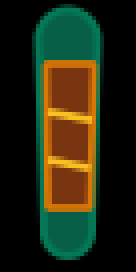
#> input picture examples/mcp-demos/archer-2d/png/arm_lower_l.png, 34 x 68 px (shown 4 times larger)
$ python -i extract_sheet.py   (imports and definitions only)
#> lines starting #> are read from the running program, lines starting #| are printed output that depends on the picture; after the words box and inside, x2 and y2 are one past the last pixel; in counts of white or black regions, pixels touching at a corner belong together
#> further down, picture is the input picture: shape (68, 34, 3); mean B, G, R 17.8, 38.9, 35.6
#!/usr/bin/env python3
# -*- coding: utf-8 -*-
"""从部件图版输出中逐格提取换皮贴图：
  1) 按 layout 裁格子 → 抠浅灰底 → 取最大连通域（画出来的那个部件）
  2) 与原始部件 alpha 做矩配准（等比缩放+中心对齐），再 ±3px 平移微调 IoU
  3) 颜色采样回原尺寸画布，alpha 沿用原部件（几何不变）
用法: python3 extract_sheet.py <painted_sheet.png> <out_dir>
"""
import json, os, sys
import numpy as np
import cv2
from PIL import Image

HERE = os.path.dirname(os.path.abspath(__file__))
FOX = os.path.abspath(os.environ.get('RESKIN_WORKDIR', os.path.join(HERE, '..', 'fox-workspace')))
LAYOUT = os.path.abspath(os.environ.get('RESKIN_LAYOUT', os.path.join(HERE, 'sheet_layout.json')))
# [1 line not run here, left out]
# [1 line that did not run here, left out]
LIMB_BONES = {'thigh_n', 'shin_n', 'paw_n', 'thigh_f', 'shin_f', 'paw_f',
              'arm_n', 'forearm_n', 'pawF_n', 'arm_f', 'forearm_f', 'pawF_f'}

def key_bg(img, thr=20):
#> called with thr = 20
    h, w = img.shape[:2]
#> h = 68; w = 34
    p = 6
    corners = np.concatenate([img[:p, :p].reshape(-1, 3), img[:p, -p:].reshape(-1, 3),
                              img[-p:, :p].reshape(-1, 3), img[-p:, -p:].reshape(-1, 3)])
#> corners = 144 rows, first 8: [0, 0, 0], [0, 0, 0], [0, 0, 0], [0, 0, 0], [0, 0, 0], [0, 0, 0], [0, 0, 0], [0, 0, 0]
    bgc = np.median(corners, axis=0)
#> bgc = [0, 0, 0]
    dist = np.sqrt(((img.astype(np.float32) - bgc) ** 2).sum(2))
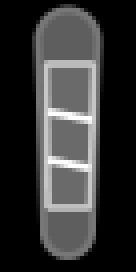
#> dist: shape (68, 34) float64 (shown 4 times larger); min 0, max 317.5, mean 64.2; drawn with min black and max white
    near = (dist < thr).astype(np.uint8)
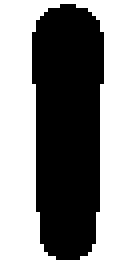
#> near: shape (68, 34) (shown 4 times larger); values 0 (black) and 1 (white), 57.4% white; 1 black region, box (x1, y1, x2, y2) and area: (8, 1, 26, 65) 986
    ff = near.copy()
    mask = np.zeros((h + 2, w + 2), np.uint8)
    for sx, sy in [(0, 0), (w - 1, 0), (0, h - 1), (w - 1, h - 1)]:
        if ff[sy, sx]:
            cv2.floodFill(ff, mask, (sx, sy), 2)
    subject = (ff != 2).astype(np.uint8)
#> subject: shape (68, 34); values 0 (black) and 1 (white), 42.6% white; 1 white region, box (x1, y1, x2, y2) and area: (8, 1, 26, 65) 986
    n, lab, stats, _ = cv2.connectedComponentsWithStats(subject, 8)
#> n = 2; stats = [[0, 0, 34, 68, 1326], [8, 1, 18, 64, 986]]
    if n > 1:
        idx = 1 + int(np.argmax(stats[1:, cv2.CC_STAT_AREA]))
#> idx = 1
        subject = (lab == idx).astype(np.uint8)
    subject = cv2.morphologyEx(subject, cv2.MORPH_CLOSE, np.ones((3, 3), np.uint8))
#> subject: shape (68, 34); values 0 (black) and 1 (white), 42.8% white; 1 white region, box (x1, y1, x2, y2) and area: (8, 0, 26, 65) 990
    return subject

# [108 lines left out: functions bleed, align_mask, main, not called in this run]

# [2 lines not run here, left out]

>>> import cv2
>>> picture = cv2.imread('../mcp-demos/archer-2d/png/arm_lower_l.png')
>>> result = key_bg(picture)

$ run again, on examples/mcp-demos/archer-2d/png/arrow_nocked.png
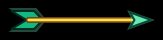
#> input picture examples/mcp-demos/archer-2d/png/arrow_nocked.png, 163 x 40 px
#> picture is the input picture: shape (40, 163, 3); mean B, G, R 13.3, 25.6, 20
#> corners = 144 rows, first 8: [0, 0, 0], [0, 0, 0], [0, 0, 0], [0, 0, 0], [0, 0, 0], [0, 0, 0], [0, 0, 0], [0, 0, 0]
#> bgc = [0, 0, 0]
#> in key_bg, `dist = np.sqrt(((img.astype(np.float32) - bgc) ** 2).sum(2))`:
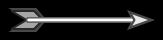
#> dist: shape (40, 163) float64; min 0, max 345.3, mean 37.9; drawn with min black and max white
#> in key_bg, `near = (dist < thr).astype(np.uint8)`:
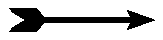
#> near: shape (40, 163); values 0 (black) and 1 (white), 78.5% white; 1 black region, box (x1, y1, x2, y2) and area: (9, 8, 155, 32) 1404
#> n = 2; stats = [[0, 0, 163, 40, 5116], [9, 8, 146, 24, 1404]]
#> idx = 1
